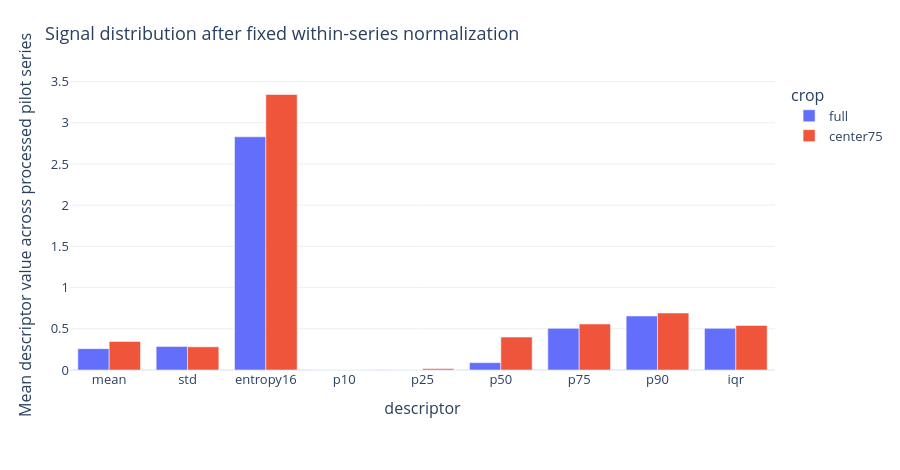

The code cell stored with this chart in its notebook:
### Markdown cell above
## 03. Signal distribution

MRI intensities are relative, normalized independently within the complete series. These are not quantitative T1/T2 or CT Hounsfield units.

### Code cell
figure = round2_figure(DIRECTORY, 3)
figure.show(renderer='plotly_mimetype')

### Figure 1 — Plotly figure (JSON) as saved in the notebook; plotly's stock layout.template omitted (floating-point values rounded to 4 significant figures)
{"data": [{"alignmentgroup": "True", "hovertemplate": "crop=full<br>descriptor=%{x}<br>mean=%{y}<extra></extra>", "legendgroup": "full", "marker": {"color": "#636efa", "pattern": {"shape": ""}}, "name": "full", "offsetgroup": "full", "orientation": "v", "showlegend": true, "textposition": "auto", "type": "bar", "x": ["mean", "std", "entropy16", "p10", "p25", "p50", "p75", "p90", "iqr"], "xaxis": "x", "y": [0.2592, 0.2855, 2.829, 0.0, 0.0, 0.08879, 0.5053, 0.6554, 0.5053], "yaxis": "y"}, {"alignmentgroup": "True", "hovertemplate": "crop=center75<br>descriptor=%{x}<br>mean=%{y}<extra></extra>", "legendgroup": "center75", "marker": {"color": "#EF553B", "pattern": {"shape": ""}}, "name": "center75", "offsetgroup": "center75", "orientation": "v", "showlegend": true, "textposition": "auto", "type": "bar", "x": ["mean", "std", "entropy16", "p10", "p25", "p50", "p75", "p90", "iqr"], "xaxis": "x", "y": [0.3463, 0.2816, 3.343, 0.0, 0.01691, 0.3996, 0.5581, 0.6913, 0.5412], "yaxis": "y"}], "layout": {"barmode": "group", "font": {"size": 13}, "height": 470, "legend": {"title": {"text": "crop"}, "tracegroupgap": 0}, "margin": {"b": 100, "l": 70, "r": 25, "t": 80}, "title": {"text": "Signal distribution after fixed within-series normalization"}, "xaxis": {"anchor": "y", "domain": [0, 1], "title": {"text": "descriptor"}}, "yaxis": {"anchor": "x", "domain": [0, 1], "title": {"text": "Mean descriptor value across processed pilot series"}}}}
